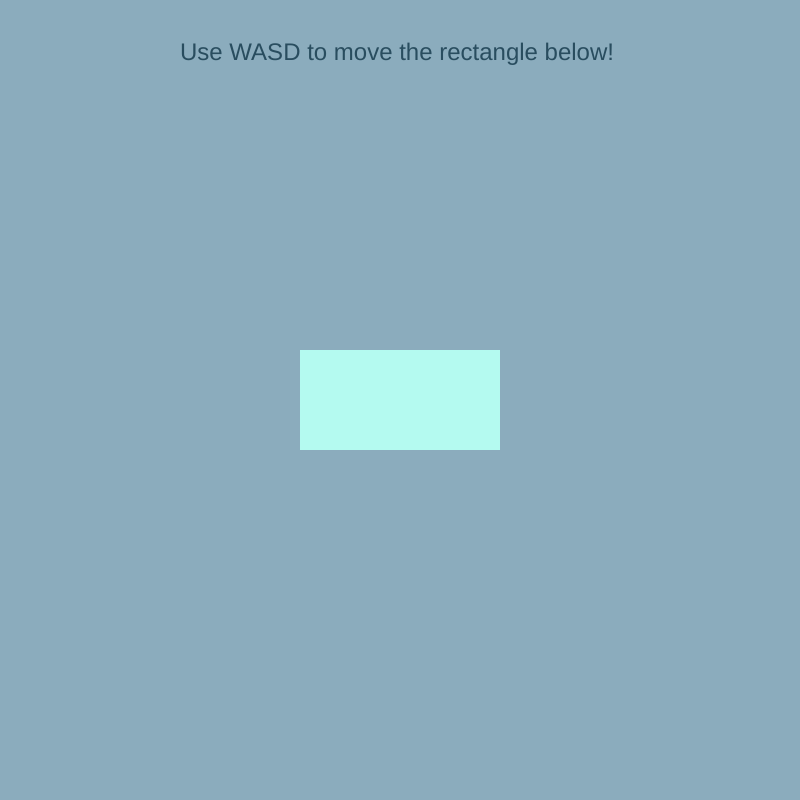
Frame 1 (no input)
Frame 60 (no input): identical to frame 1, image omitted
Frame 120 (the mouse pressed at the canvas centre since frame 60): identical to frame 1, image omitted

The p5.js sketch that drew this single still picture (run headless with seeded random() and noise() and a simulated clock; from frame 60 on, the mouse is pressed at the canvas centre):

// p5.js sketch
// ── sketch.js
//Author: Amélie McCarthy
//Date: 30/9/24
//Purpose: Using functions to move left, right, up and down.

//global variables
var x = 300;
var y = 350;
var l = 200; //length
var w = 100; //width

function setup() {
  createCanvas(800, 800);
}

function draw() {
  background(139,172,189);
  
  //moving rectangle
  noStroke();
  fill(180,250,240);
  rect(x,y,l,w);
  
      
  //message on top of screen
  fill(41,77,95);
  textSize(24);
  textStyle(NORMAL);
  text('Use WASD to move the rectangle below!', 180,60);
  
  //move functions upon W,A,S,D pressed on canvas
  keyPressed();
}

//key press functions
function keyPressed() {
    if ((key === 'w') || (key === 'W') || (keyCode === UP_ARROW)) {
      moveUp();
    }
    if ((key === 'a') || (key === 'A') || (keyCode === LEFT_ARROW)) {
      moveLeft();
    }
    if ((key === 's') || (key === 'S') || (keyCode === DOWN_ARROW)) {
      moveDown();
    }
    if ((key === 'd') || (key === 'D') || (keyCode === RIGHT_ARROW)) {
      moveRight();
    }
  }

//directions
function moveRight() {
  x+=5; //increase x value
  
  //if x is beyond border, move back in
  if (x==width-l+5) {
    x=width-l;
  } //end if
}

function moveLeft() {
  x-=5; //decrease x value
  
  //if x is beyond border, move back to zero
  if (x==-5) {
    x=0;
  } //end if
}

function moveUp() {
  y-=5; //decrease y value, to be nearer to the top
  
  //if y is beyond border, move back to zero
  if (y==-5) {
    y=0;
  } //end if
}

function moveDown() {
  y+=5; //increase y value, to be nearer to the bottom
  
  //if y is beyond border, move back to zero
  if (y==height-w+5) {
    y=height-w;
  } //end if
}
